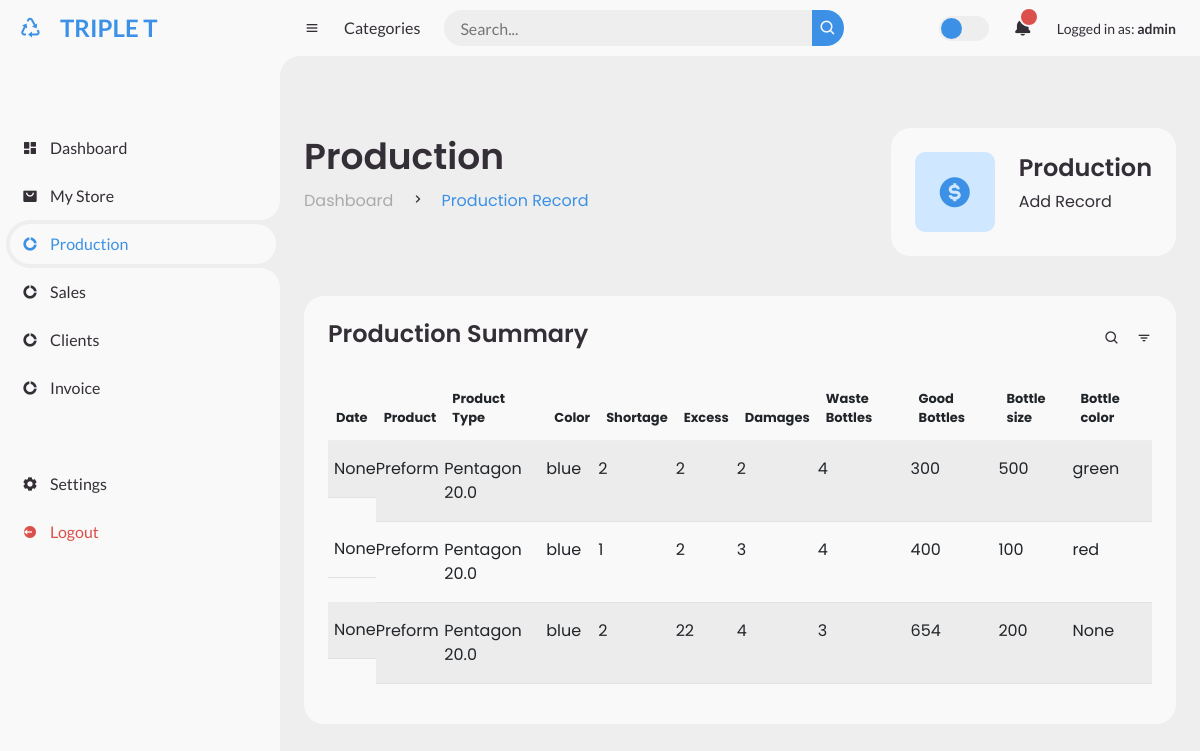
Page /production_record/ (signed in) on the earlier database version.
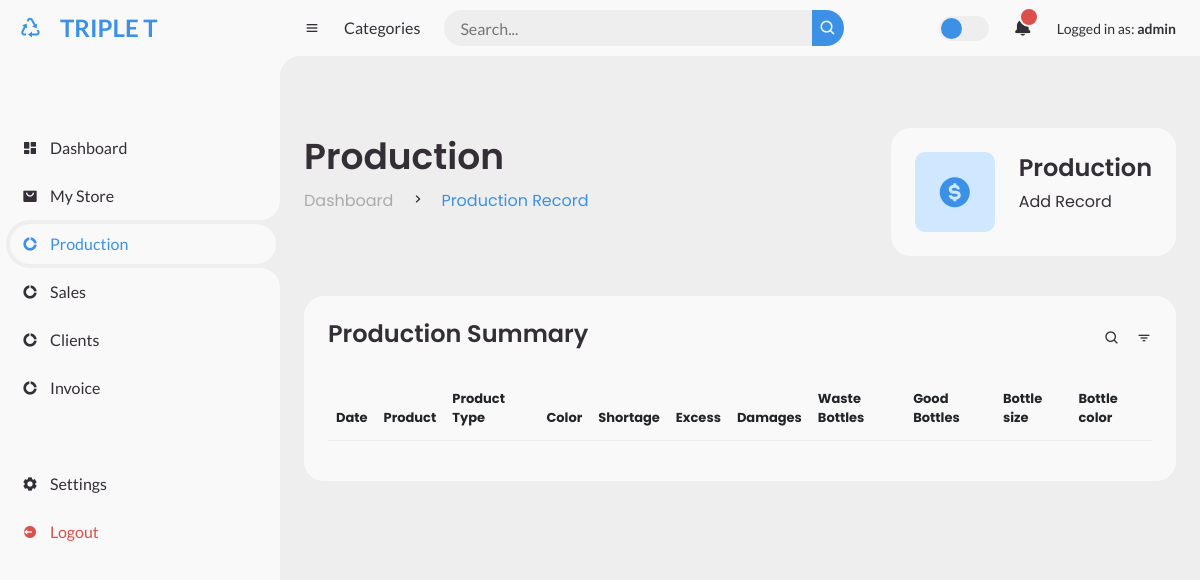
Same page on the later database version.
### store/models.py (models this page shows, shortened)
class Production(models.Model):
    product = models.ForeignKey(Stock, on_delete=models.CASCADE, null=True )
    product_quantity = models.IntegerField(null=True, blank=True)
    shortages = models.IntegerField(null=True, blank=True)
    excesses = models.IntegerField(null=True, blank=True)
    damages = models.IntegerField(null=True, blank=True)
    waste_bottle = models.IntegerField(null=True, blank=True)
    good_bottle = models.IntegerField()
    bottle_size = models.IntegerField()
    bottle_color = models.CharField(max_length=10, null=True, blank=True)
    created_at = models.DateField(null=True, blank=True)

class Stock(models.Model):
    name = models.CharField(max_length=20, null=True)
    color = models.CharField(max_length=10, null=True, blank=True)
    cap_type = models.ForeignKey(Cap, on_delete=models.CASCADE, null=True, blank=True)
    product_type = models.CharField(max_length=20, null=True, blank=True)
    preform_type = models.ForeignKey(Preform_type, on_delete=models.CASCADE, null=True, blank=True)
    quantity = models.IntegerField()
    notification_sent = models.BooleanField(default=False)

class Preform_type(models.Model):
    name = models.CharField(max_length=30)
    size = models.DecimalField(max_digits=5, decimal_places=1)
    quantity_per_bag = models.IntegerField()
    def __str__(self):
        return f"{self.name} {self.size}"

### store/views.py (the view)
# urls.py: path('production_record/', views.production_record, name="record"),
@login_required
def production_record(request):
    record = Production.objects.order_by('-created_at')
    return render(request, 'production//summary.html', {'record': record })

### store/templates/production/summary.html (shortened to what this page needs)
{% extends "production/base.html" %}
{% block body %}
<div class="head-title">
    <div class="left">
        <h1>Production</h1>
        <ul class="breadcrumb">
          <li>
            <a href="#">Dashboard</a>
          </li>
          <li><i class='bx bx-chevron-right' ></i></li>
          <li>
            <a class="active" href="{% url 'record' %}">Production Record</a>
          </li>
        </ul>
    </div>
    <ul class="box-info">
        <a href="{% url 'production' %}">
          <li>
            <i class='bx bxs-dollar-circle'></i>
            <span class="text">
              <h3>Production</h3>
              <p>Add Record</p>
            </span>
          </li>
        </a>
      </ul>
</div>
<div class="table-data">
    <div class="order">
      <div class="head">
        <h3>Production Summary</h3>
        <i class='bx bx-search' ></i>
        <i class='bx bx-filter' ></i>
      </div>
      <table class="table table-striped">
        <thead>
            <tr>
                <th>Date</th>
                <th>Product</th>
                <th>Product Type</th>
                <th>Color</th>
                <th>Shortage</th>
                <th>Excess</th>
                <th>Damages </th>
                <th>Waste Bottles </th>
                <th>Good Bottles </th>
                <th>Bottle size </th>
                <th>Bottle color</th>
            </tr>
        </thead>
        <tbody>
            {% for record in record %}
            <tr>
                <td>{{record.created_at}}</td>
                <td>{{record.product.name}}</td>
                <td>{{record.product.preform_type}}</td>
                <td>{{record.product.color}}</td>
                <td>{{record.shortages}}</td>
                <td>{{record.excesses}}</td>
                <td>{{record.damages}}</td>
                <td>{{record.waste_bottle}}</td>
                <td>{{record.good_bottle}}</td>
                <td>{{record.bottle_size}}</td>
                <td>{{record.bottle_color}}</td>
            </tr>
            {% endfor %}
        </tbody>
      </table>
    </div>
</div>
{% endblock %}

Differences in the rows shown:
removed Production: created_at "None", product.name "Preform", product.preform_type "Pentagon 20.0", product.color "blue", shortages "2", excesses "2", damages "2", waste_bottle "4", good_bottle "300", bottle_size "500", bottle_color "green"
removed Production: created_at "None", product.name "Preform", product.preform_type "Pentagon 20.0", product.color "blue", shortages "1", excesses "2", damages "3", waste_bottle "4", good_bottle "400", bottle_size "100", bottle_color "red"
removed Production: created_at "None", product.name "Preform", product.preform_type "Pentagon 20.0", product.color "blue", shortages "2", excesses "22", damages "4", waste_bottle "3", good_bottle "654", bottle_size "200", bottle_color "None"
